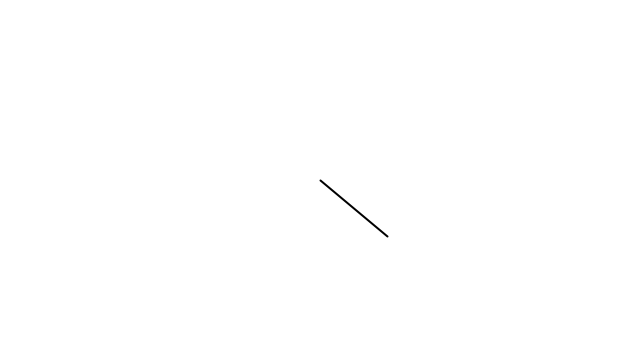
Frame 1 (no input)
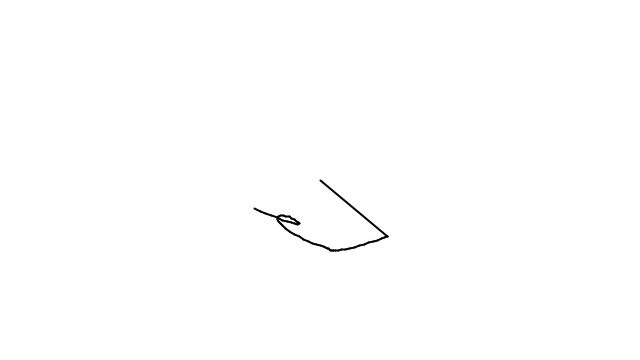
Frame 60 (the mouse pressed at the canvas centre just before this capture)
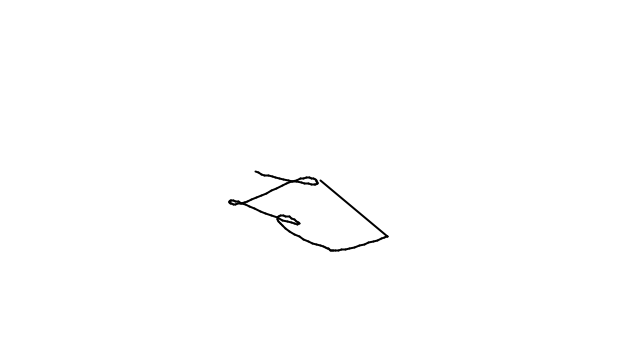
Frame 120 (the mouse held since frame 60 and released just before this capture)

The Processing sketch that drew these frames (run headless with seeded random() and noise(); from frame 60 on, the mouse is pressed at the canvas centre):

// Processing sketch: exercise_7
// ── exercise_7.pde
class Walker {
  float x;
  float y;
  float x_prev;
  float y_prev;
  float tx;
  float ty;

  Walker() {
    x = width/2;
    y = height/2;
    tx = 0;
    ty = 10000;
  }

  void display() {
    stroke(0);
    strokeWeight(2);
    line(x_prev, y_prev, x, y);
  }

  void step() {
    x_prev = x;
    y_prev = y;
    x = map(noise(tx), 0, 1, 0, width);
    y = map(noise(ty), 0, 1, 0, height);

    tx += 0.01;
    ty += 0.01;

    x = constrain(x, 0, width-1);
    y = constrain(y, 0, height-1);
  }
}

Walker w;

void setup() {
  size(640, 360);
  w = new Walker();
  background(255);
}

void draw() {
  w.step();
  w.display();
}
